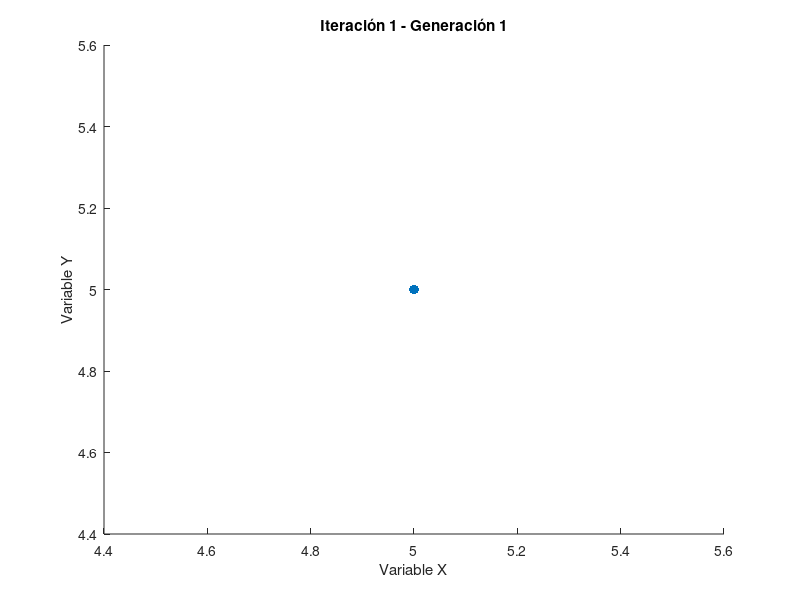

MATLAB code for this plot: (Note: this script raises an error after producing the figure.)
% Flores Lara Alberto 6BV1
% Practica 1

clc
clear 
close all

% Solicitar al usuario el número de veces que se debe repetir el algoritmo
Num_iteraciones = input('Ingrese el número de veces que se repetirá el algoritmo: ');

% Solicitar al usuario el número de generaciones en el algoritmo
Num_Generaciones = input('Ingrese el número de generaciones en el algoritmo: ');

% Establecemos nuestra población y cantidad de variables con las que vamos a trabajar
Num_pob = input('Ingrese el numero de individuos dentro de la población: ');
Num_var = input('Ingrese la cantidad de variables que tiene cada individuo: ');

% Establecemos los límites inferiores y superiores de las variables en un ciclo for y los guardamos en un arreglo
Limite_Inferior = zeros(1, Num_var);
for i = 1:Num_var
    valor = input(['Ingrese el limite inferior de la variable ', num2str(i), ': ']);
    Limite_Inferior(i) = valor;
end

Limite_Superior = zeros(1, Num_var);
for i = 1:Num_var
    valor = input(['Ingrese el limite superior de la variable ', num2str(i), ': ']);
    Limite_Superior(i) = valor;
end

% Solicitar al usuario el valor de alfa en el fitness sharing
alpha_sharing = input('Ingrese el valor de alpha en el fitness sharing: ');

% Solicitar al usuario la cantidad de picos que quiere considerar en la exploración
q = input('Ingrese la cantidad de picos para la exploración: ');

% Calcular el radio de nicho utilizando la fórmula proporcionada
suma_diferencias_cuadradas = 0;
for k = 1:Num_var
    suma_diferencias_cuadradas = suma_diferencias_cuadradas + (Limite_Superior(k) - Limite_Inferior(k))^2;
end
sigma_share = sqrt(suma_diferencias_cuadradas) / (2 * q^(1/Num_var));

disp(['El radio de nicho calculado es: ', num2str(sigma_share)]);

% Probabilidad de cruza
Pc = input('Ingrese la probabilidad de cruza del algoritmo: ');

% Probabilidad de mutación
Pm = input('Ingrese la probabilidad de mutacion del algoritmo: ');

% Inicialización de la población
Poblacion = zeros(Num_pob, Num_var);
for i = 1:Num_pob
    for j = 1:Num_var
        Poblacion(i,j) = (Limite_Inferior(j) + rand * (Limite_Superior(j) - Limite_Inferior(j)));
    end
end

% Creamos un arreglo donde se almacenarán los mejores resultados por iteración
Resultados_Generales = zeros(1, Num_iteraciones);

% Creamos un arreglo para almacenar los mejores individuos (sus variables) por iteración
Mejor_Individuo_General = zeros(Num_iteraciones, Num_var);

for iteracion = 1:Num_iteraciones
    % Creamos un arreglo donde se almacenarán los mejores resultados por generación
    Mejor_Aptitud = zeros(1, Num_Generaciones);
    
    % Creamos un arreglo para almacenar el mejor individuo por generación
    Mejor_Individuo = zeros(Num_Generaciones, Num_var);

    % Ciclo para las generaciones
    for generacion = 1:Num_Generaciones
        if generacion <= Num_Generaciones * 0.5
            Nc = 2;
            Nm = 20;
        elseif generacion <= Num_Generaciones * 0.75
            Nc = 5;
            Nm = 50;
        elseif generacion <= Num_Generaciones * 0.80
            Nc = 10;
            Nm = 75;
        elseif generacion <= Num_Generaciones * 0.95
            Nc = 15;
            Nm = 85;
        else
            Nc = 20;
            Nm = 100;
        end

        % Evaluación de la población en la función
        aptitud = zeros(1, Num_pob);
        
        for i = 1:Num_pob
            x = Poblacion(i, 1);
            y = Poblacion(i, 2);
            aptitud(i) = 20 + (x^2 - 10 * cos(2 * pi * x)) + (y^2 - 10 * cos(2 * pi * y));
        end
        
        % Calcular la aptitud compartida utilizando Fitness Sharing
        aptitud_compartida = zeros(1, Num_pob);
        for i = 1:Num_pob
            Compartido = 0; % Inicializar la suma de recursos compartidos
            for j = 1:Num_pob
                if i ~= j
                    % Calcular la distancia entre el individuo i y el individuo j
                    Distancia = norm(Poblacion(i, :) - Poblacion(j, :));
                    
                    % Verificar si la distancia es menor que el radio de nicho
                    if Distancia < sigma_share
                        % Calcular la porción de recurso compartido usando la función de repartición
                        sh = 1 - (Distancia / sigma_share)^(alpha_sharing); % alpha = 1
                        Compartido = Compartido + sh; % Sumar la porción de recurso compartido
                    end
                end
            end
            % Modificar la aptitud del individuo con el valor de recurso compartido
            aptitud_compartida(i) = aptitud(i) * (1 + Compartido); % Actualizar la aptitud compartida
        end

        aptitud=aptitud_compartida;

        % Gráfica de la población en el espacio 2D para la generación actual
        figure(iteracion); % Crear una nueva figura para cada iteración
        scatter(Poblacion(:, 1), Poblacion(:, 2), 50, 'filled'); % Graficar la población actual
        title(['Iteración ', num2str(iteracion), ' - Generación ', num2str(generacion)]);
        xlabel('Variable X');
        ylabel('Variable Y');
        xlim([Limite_Inferior(1), Limite_Superior(1)]);
        ylim([Limite_Inferior(2), Limite_Superior(2)]);
        grid on;
        drawnow; % Actualizar la gráfica en cada generación

        
        % Obtener la posición de la población con mejor aptitud (minimización)
        posiciones_menor = find(aptitud == min(aptitud));
        Pos_Mejor = posiciones_menor(1);

        % Almacenar la mejor aptitud y el mejor individuo por generación
        Mejor_Aptitud(generacion) = aptitud(Pos_Mejor);
        Mejor_Individuo(generacion, :) = Poblacion(Pos_Mejor, :);

        %Codigo del Torneo
        Padres = zeros(Num_pob,Num_var);
        Torneo = [randperm(Num_pob); randperm(Num_pob)]';

        for i = 1:Num_pob
            if aptitud(Torneo(i,1))<aptitud(Torneo(i,2))
                Padres(i,:) = Poblacion(Torneo(i,1),:);

            else
                Padres(i,:) = Poblacion(Torneo(i,2),:);
            end
        end

        %Cruzamiento
        Hijos=zeros(Num_pob,Num_var);
        hijo1 = zeros(1, Num_var);
        hijo2 = zeros(1, Num_var);

        for i=1:2:Num_pob-1
            if rand<=Pc
                U=rand;
                for j=1:Num_var
                    Padre1=Padres(i,j);
                    Padre2=Padres(i+1,j);
                    beta = 1 + (2/(Padre2 - Padre1))* (min([(Padre1-Limite_Inferior(j)), (Limite_Superior(j)-Padre2)]));
                    alpha=2-(abs(beta)^-(Nc+1));
                    if U<=1/alpha
                        beta_c=(U*alpha)^(1/(Nc+1));
                    else
                        beta_c=(1/(2-U*alpha))^(1/(Nc+1));
                    end
                    hijo1(1,j)=0.5*((Padre1+Padre2)-beta_c*abs(Padre2-Padre1));
                    hijo2(1,j)=0.5*((Padre1+Padre2)+beta_c*abs(Padre2-Padre1));
                end
            else
                hijo1=Padres(i,:);
                hijo2=Padres(i+1,:);
            end
            Hijos(i,:)=hijo1;
            Hijos(i+1,:)=hijo2;
        end

        %mutation: polynomial
        for i = 1:Num_pob
            for j = 1:Num_var
                if rand <= Pm
                    r = rand;
                    delta = min((Limite_Superior(j) - Hijos(i,j)), (Hijos(i,j) - Limite_Inferior(j))) / (Limite_Superior(j) - Limite_Inferior(j));
                    if r <= 0.5
                        deltaq = (2*r + (1 - 2*r)*(1 - delta)^(Nm + 1))^(1/(Nm + 1)) - 1;
                    else
                        deltaq = 1 - (2*(1 - r) + 2*(r - 0.5)*(1 - delta)^(Nm + 1))^(1/(Nm + 1));
                    end
                    %Mutar el individuo
                    Hijos(i,j) = Hijos(i,j) + deltaq * (Limite_Superior(j) - Limite_Inferior(j));
                end
            end
        end

        % Sustitución con elitismo extintivo
        % Seleccionamos todos los hijos para la siguiente generación excepto uno
        Poblacion = Hijos;
        
        % Seleccionamos aleatoriamente un individuo de la población de hijos
        indice_remplazo = randi(Num_pob);
        
        % Reemplazamos al individuo seleccionado con el mejor individuo de la generación anterior
        Poblacion(indice_remplazo, :) = Mejor_Individuo(generacion, :);
    end

    % Se obtienen las estadísticas de los resultados obtenidos en cada iteración
    mejor = min(Mejor_Aptitud);

    % Almacenar el mejor resultado y el mejor individuo de la iteración
    Resultados_Generales(iteracion) = mejor;
    mejor_generacion = find(Mejor_Aptitud == mejor, 1);
    Mejor_Individuo_General(iteracion, :) = Mejor_Individuo(mejor_generacion, :);
end

% Se obtienen las estadísticas de los mejores resultados de cada iteración
mejor = min(Resultados_Generales);
media = mean(Resultados_Generales);
peor = max(Resultados_Generales);
desviacion_estandar = std(Resultados_Generales);

% Se encuentra el individuo (valores de x) asociado al mejor resultado
mejor_iteracion = find(Resultados_Generales == mejor, 1);
valores_mejor_x = Mejor_Individuo_General(mejor_iteracion, :);

disp('Los resultados generales del algoritmo genético son: ');
disp(['Mejor aptitud: ', num2str(mejor)]);
disp(['Valores de las variables (x) para la mejor aptitud: ', num2str(valores_mejor_x)]);
disp(['Media: ', num2str(media)]);
disp(['Peor: ', num2str(peor)]);
disp(['Desviación estándar: ', num2str(desviacion_estandar)]);

